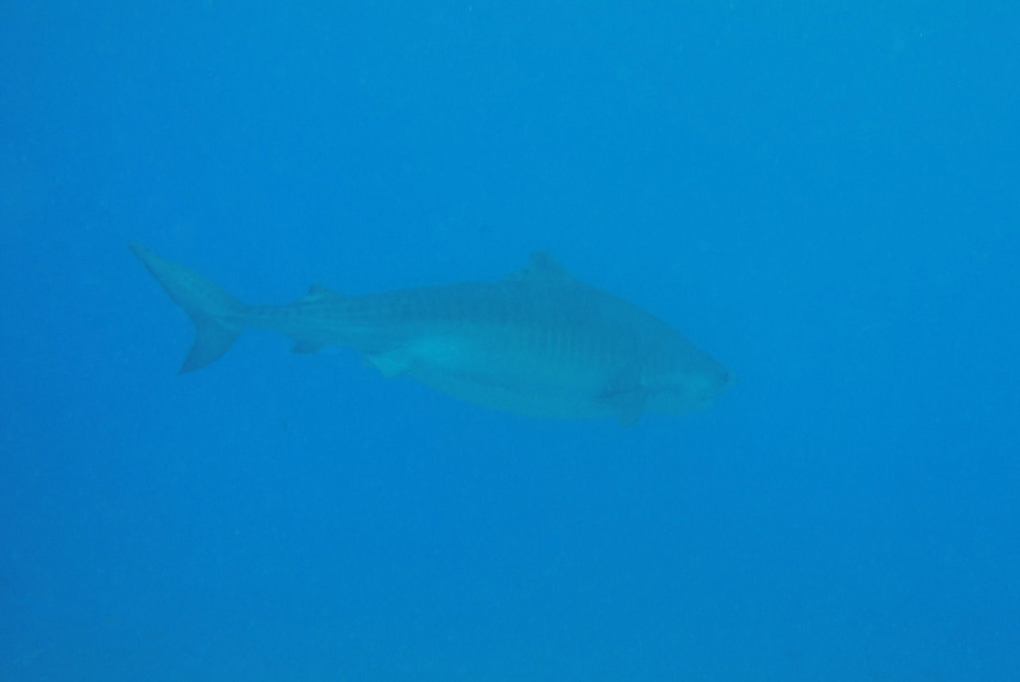
#> input picture data/samples/Shark 1.PNG, 1020 x 682 px, found by its file name
$ jupyter execute Untitled.ipynb
#> lines starting #> are read from the running program, lines starting #| are printed output that depends on the picture
#> in process_image_transform_only, I is the input picture: shape (682, 1020, 3); mean B, G, R 198.7, 130, 4
[cell 1]
from pathlib import Path
import cv2 as cv
import numpy as np
import matplotlib.pyplot as plt


INPUT_PATH = Path("/Users/aaronbaggot/Desktop/Image Processing/Image_Processing_Assignment_1/data/raw/Shark 1.PNG")

# Geometric transform controls
ROTATE_DEG  = 0.0       # rotation angle in degrees (+CCW)
SCALE       = 1.0       # uniform scale (e.g., 0.5 halves size, 2.0 doubles)
FLIP_MODE   = None      # options: None, "h", "v", "hv"
PAD_FRAC    = 0.15      # fraction of min(H, W) to pad on all sides
CROP_FRAC   = 1.00      # 0< CROP_FRAC <=1.0, center-crop fraction of the image after padding


PERSPECTIVE_SRC = None
PERSPECTIVE_DST_SIZE = None


def apply_flip(I, mode):
    if mode is None:
        return I
    if mode == "h":   # horizontal
        return cv.flip(I, 1)
    if mode == "v":   # vertical
        return cv.flip(I, 0)
    if mode == "hv":  # both (equivalent to 180° rotate without interpolation)
        return cv.flip(I, -1)
    raise ValueError("FLIP_MODE must be one of None, 'h', 'v', 'hv'")

def apply_scale(I, scale):
    if scale == 1.0:
        return I
    H, W = I.shape[:2]
    newW = max(1, int(round(W * scale)))
    newH = max(1, int(round(H * scale)))
    return cv.resize(I, (newW, newH), interpolation=cv.INTER_LINEAR)

def apply_rotate(I, angle_deg):
    if abs(angle_deg) < 1e-6:
        return I
    H, W = I.shape[:2]
    M = cv.getRotationMatrix2D((W/2.0, H/2.0), angle_deg, 1.0)
    # keep same canvas size; use reflect to avoid empty corners
    return cv.warpAffine(I, M, (W, H), flags=cv.INTER_LINEAR, borderMode=cv.BORDER_REFLECT)

def apply_padding(I, pad_frac):
#> called with pad_frac = 0.15
    if pad_frac <= 0:
        return I
    H, W = I.shape[:2]
#> H = 682; W = 1020
    pad = int(round(min(H, W) * pad_frac))
#> pad = 102
    return cv.copyMakeBorder(I, pad, pad, pad, pad, borderType=cv.BORDER_REFLECT)
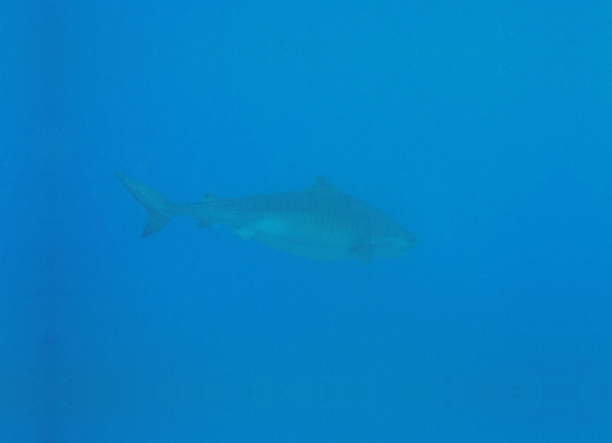
#> returned value: shape (886, 1224, 3) (shown at 1/2 size); mean of channels 0, 1, 2 198.1, 129.3, 4.2; drawn as B, G, R

def apply_center_crop(I, crop_frac):
    crop_frac = float(crop_frac)
    if crop_frac >= 1.0:
        return I
    if crop_frac <= 0.0:
        raise ValueError("CROP_FRAC must be in (0, 1].")
    H, W = I.shape[:2]
    ch, cw = int(round(H * crop_frac)), int(round(W * crop_frac))
    y0 = (H - ch) // 2
    x0 = (W - cw) // 2
    return I[y0:y0+ch, x0:x0+cw]

def apply_perspective(I, src_pts, dst_size):
    """Optional: purely geometric perspective transform (no detection)."""
    if src_pts is None or dst_size is None:
        return I
    dst_w, dst_h = dst_size
    dst_pts = np.float32([[0, 0], [dst_w-1, 0], [dst_w-1, dst_h-1], [0, dst_h-1]])
    M = cv.getPerspectiveTransform(np.float32(src_pts), dst_pts)
    return cv.warpPerspective(I, M, (dst_w, dst_h), flags=cv.INTER_LINEAR, borderMode=cv.BORDER_REFLECT)

def process_image_transform_only(inp: Path):
    I = cv.imread(str(inp), cv.IMREAD_COLOR)
    if I is None:
        raise FileNotFoundError(inp)


    I = apply_flip(I, FLIP_MODE)
    I = apply_scale(I, SCALE)
    I = apply_rotate(I, ROTATE_DEG)
    I = apply_padding(I, PAD_FRAC)
    I = apply_perspective(I, PERSPECTIVE_SRC, PERSPECTIVE_DST_SIZE)
    I = apply_center_crop(I, CROP_FRAC)

    return I

# Run the (transformations-only) pipeline
final_img = process_image_transform_only(INPUT_PATH)
plt.imshow(cv.cvtColor(final_img, cv.COLOR_BGR2RGB))
plt.axis("off")
plt.title("Transformations-Only Output")
plt.show()


$ run again, with data/samples/Shark 2.PNG copied over data/samples/Shark 1.PNG
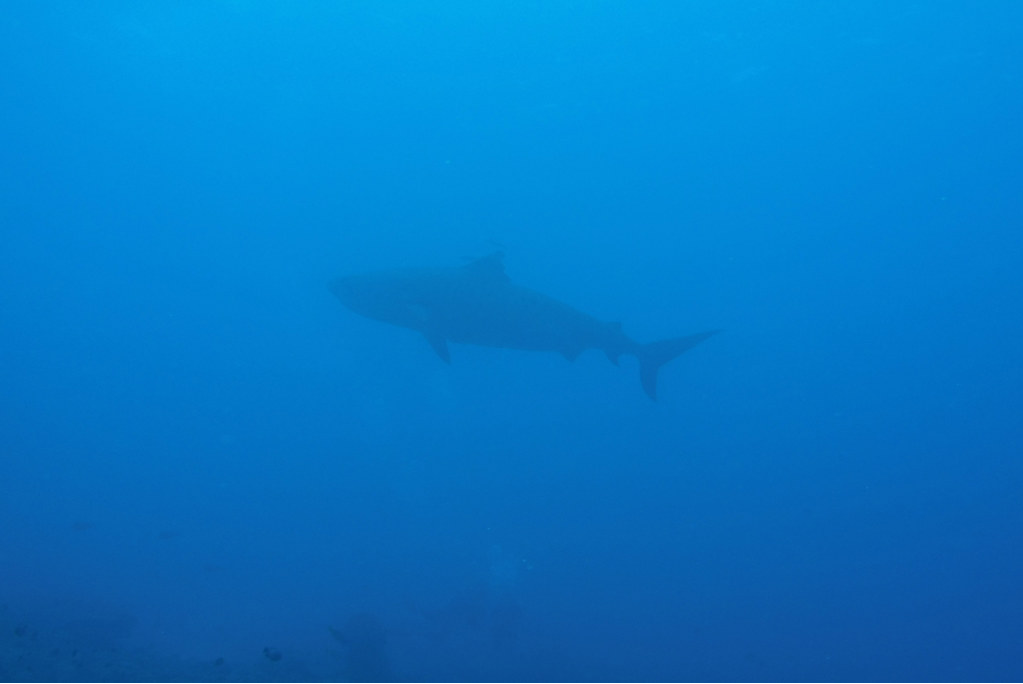
#> input picture data/samples/Shark 2.PNG, 1023 x 684 px, found by its file name
#> in process_image_transform_only, I is the input picture: shape (684, 1023, 3); mean B, G, R 198.3, 120.8, 5.3
#> in apply_padding, `return cv.copyMakeBorder(I, pad, pad, pad, pad, borderType=cv.BORDER_R..`:
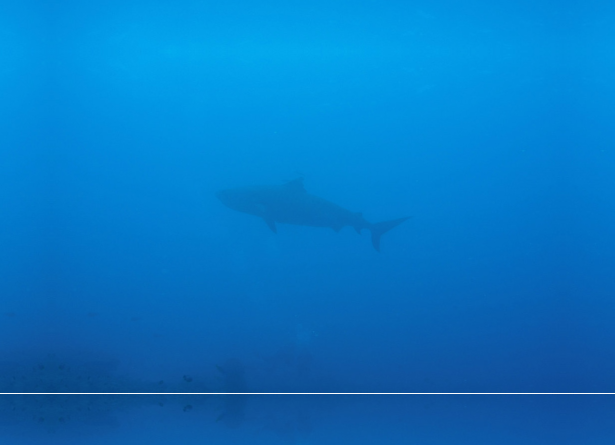
#> returned value: shape (890, 1229, 3) (shown at 1/2 size); mean of channels 0, 1, 2 196.5, 119.6, 6.1; drawn as B, G, R
